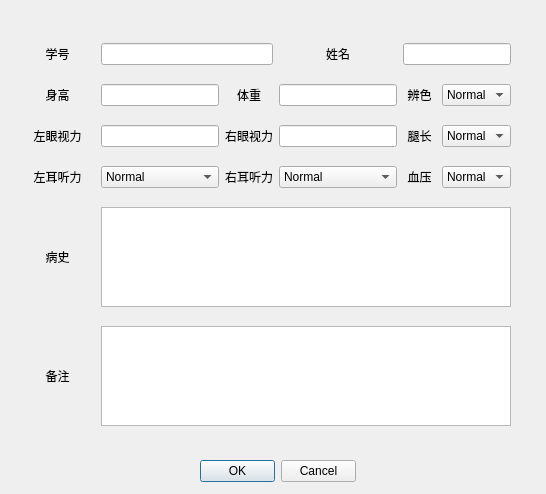
<?xml version="1.0" encoding="UTF-8"?>
<ui version="4.0">
 <class>AddHInfo</class>
 <widget class="QMainWindow" name="AddHInfo">
  <property name="geometry">
   <rect>
    <x>0</x>
    <y>0</y>
    <width>546</width>
    <height>494</height>
   </rect>
  </property>
  <property name="windowTitle">
   <string>体检信息</string>
  </property>
  <property name="styleSheet">
   <string notr="true">background-image: url(:/background/7.jpg);</string>
  </property>
  <widget class="QWidget" name="centralwidget">
   <widget class="QWidget" name="gridLayoutWidget">
    <property name="geometry">
     <rect>
      <x>20</x>
      <y>30</y>
      <width>491</width>
      <height>411</height>
     </rect>
    </property>
    <layout class="QGridLayout" name="gridLayout">
     <item row="0" column="1" colspan="2">
      <widget class="QLineEdit" name="account">
       <property name="styleSheet">
        <string notr="true">background-image: url(:/background/4.jpg);</string>
       </property>
      </widget>
     </item>
     <item row="1" column="2">
      <widget class="QLabel" name="label_4">
       <property name="text">
        <string>体重</string>
       </property>
       <property name="alignment">
        <set>Qt::AlignCenter</set>
       </property>
      </widget>
     </item>
     <item row="1" column="0">
      <widget class="QLabel" name="label_3">
       <property name="text">
        <string>身高</string>
       </property>
       <property name="alignment">
        <set>Qt::AlignCenter</set>
       </property>
      </widget>
     </item>
     <item row="1" column="4">
      <widget class="QLabel" name="label_5">
       <property name="text">
        <string>辨色</string>
       </property>
       <property name="alignment">
        <set>Qt::AlignCenter</set>
       </property>
      </widget>
     </item>
     <item row="2" column="0">
      <widget class="QLabel" name="label_6">
       <property name="text">
        <string>左眼视力</string>
       </property>
       <property name="alignment">
        <set>Qt::AlignCenter</set>
       </property>
      </widget>
     </item>
     <item row="2" column="1">
      <widget class="QLineEdit" name="left_sight">
       <property name="styleSheet">
        <string notr="true">background-image: url(:/background/4.jpg);</string>
       </property>
      </widget>
     </item>
     <item row="3" column="1">
      <widget class="QComboBox" name="left_ear">
       <item>
        <property name="text">
         <string>Normal</string>
        </property>
       </item>
       <item>
        <property name="text">
         <string>Weak</string>
        </property>
       </item>
      </widget>
     </item>
     <item row="1" column="5">
      <widget class="QComboBox" name="differentiate">
       <item>
        <property name="text">
         <string>Normal</string>
        </property>
       </item>
       <item>
        <property name="text">
         <string>Weak</string>
        </property>
       </item>
       <item>
        <property name="text">
         <string>Blind</string>
        </property>
       </item>
      </widget>
     </item>
     <item row="4" column="0">
      <widget class="QLabel" name="label_12">
       <property name="minimumSize">
        <size>
         <width>75</width>
         <height>30</height>
        </size>
       </property>
       <property name="maximumSize">
        <size>
         <width>0</width>
         <height>30</height>
        </size>
       </property>
       <property name="text">
        <string>病史</string>
       </property>
       <property name="alignment">
        <set>Qt::AlignCenter</set>
       </property>
      </widget>
     </item>
     <item row="0" column="0">
      <widget class="QLabel" name="label">
       <property name="text">
        <string>学号</string>
       </property>
       <property name="alignment">
        <set>Qt::AlignCenter</set>
       </property>
      </widget>
     </item>
     <item row="5" column="0">
      <widget class="QLabel" name="label_13">
       <property name="minimumSize">
        <size>
         <width>75</width>
         <height>30</height>
        </size>
       </property>
       <property name="maximumSize">
        <size>
         <width>16777215</width>
         <height>30</height>
        </size>
       </property>
       <property name="text">
        <string>备注</string>
       </property>
       <property name="alignment">
        <set>Qt::AlignCenter</set>
       </property>
      </widget>
     </item>
     <item row="0" column="3">
      <widget class="QLabel" name="label_2">
       <property name="text">
        <string>姓名</string>
       </property>
       <property name="alignment">
        <set>Qt::AlignCenter</set>
       </property>
      </widget>
     </item>
     <item row="1" column="3">
      <widget class="QLineEdit" name="weight">
       <property name="styleSheet">
        <string notr="true">background-image: url(:/background/4.jpg);</string>
       </property>
      </widget>
     </item>
     <item row="3" column="0">
      <widget class="QLabel" name="label_9">
       <property name="text">
        <string>左耳听力</string>
       </property>
       <property name="alignment">
        <set>Qt::AlignCenter</set>
       </property>
      </widget>
     </item>
     <item row="3" column="4">
      <widget class="QLabel" name="label_11">
       <property name="text">
        <string>血压</string>
       </property>
       <property name="alignment">
        <set>Qt::AlignCenter</set>
       </property>
      </widget>
     </item>
     <item row="3" column="3">
      <widget class="QComboBox" name="right_ear">
       <item>
        <property name="text">
         <string>Normal</string>
        </property>
       </item>
       <item>
        <property name="text">
         <string>Weak</string>
        </property>
       </item>
      </widget>
     </item>
     <item row="2" column="2">
      <widget class="QLabel" name="label_7">
       <property name="text">
        <string>右眼视力</string>
       </property>
       <property name="alignment">
        <set>Qt::AlignCenter</set>
       </property>
      </widget>
     </item>
     <item row="3" column="2">
      <widget class="QLabel" name="label_10">
       <property name="text">
        <string>右耳听力</string>
       </property>
       <property name="alignment">
        <set>Qt::AlignCenter</set>
       </property>
      </widget>
     </item>
     <item row="3" column="5">
      <widget class="QComboBox" name="pressure">
       <item>
        <property name="text">
         <string>Normal</string>
        </property>
       </item>
       <item>
        <property name="text">
         <string>High</string>
        </property>
       </item>
       <item>
        <property name="text">
         <string>Low</string>
        </property>
       </item>
      </widget>
     </item>
     <item row="1" column="1">
      <widget class="QLineEdit" name="height">
       <property name="styleSheet">
        <string notr="true">background-image: url(:/background/4.jpg);</string>
       </property>
      </widget>
     </item>
     <item row="2" column="3">
      <widget class="QLineEdit" name="right_sight">
       <property name="styleSheet">
        <string notr="true">background-image: url(:/background/4.jpg);</string>
       </property>
      </widget>
     </item>
     <item row="2" column="5">
      <widget class="QComboBox" name="legs">
       <item>
        <property name="text">
         <string>Normal</string>
        </property>
       </item>
       <item>
        <property name="text">
         <string>Diff</string>
        </property>
       </item>
      </widget>
     </item>
     <item row="2" column="4">
      <widget class="QLabel" name="label_8">
       <property name="text">
        <string>腿长</string>
       </property>
       <property name="alignment">
        <set>Qt::AlignCenter</set>
       </property>
      </widget>
     </item>
     <item row="0" column="4" colspan="2">
      <widget class="QLineEdit" name="name">
       <property name="styleSheet">
        <string notr="true">background-image: url(:/background/4.jpg);</string>
       </property>
      </widget>
     </item>
     <item row="4" column="1" colspan="5">
      <widget class="QTextEdit" name="history">
       <property name="minimumSize">
        <size>
         <width>0</width>
         <height>100</height>
        </size>
       </property>
       <property name="maximumSize">
        <size>
         <width>16777215</width>
         <height>100</height>
        </size>
       </property>
       <property name="styleSheet">
        <string notr="true">background-image: url(:/background/4.jpg);</string>
       </property>
      </widget>
     </item>
     <item row="5" column="1" colspan="5">
      <widget class="QTextEdit" name="h_text">
       <property name="minimumSize">
        <size>
         <width>0</width>
         <height>100</height>
        </size>
       </property>
       <property name="maximumSize">
        <size>
         <width>16777215</width>
         <height>100</height>
        </size>
       </property>
       <property name="styleSheet">
        <string notr="true">background-image: url(:/background/4.jpg);</string>
       </property>
      </widget>
     </item>
    </layout>
   </widget>
   <widget class="QDialogButtonBox" name="buttonBox">
    <property name="geometry">
     <rect>
      <x>200</x>
      <y>460</y>
      <width>156</width>
      <height>23</height>
     </rect>
    </property>
    <property name="styleSheet">
     <string notr="true">background-image: url(:/background/4.jpg);</string>
    </property>
    <property name="standardButtons">
     <set>QDialogButtonBox::Cancel|QDialogButtonBox::Ok</set>
    </property>
   </widget>
  </widget>
 </widget>
 <resources/>
 <connections/>
</ui>
